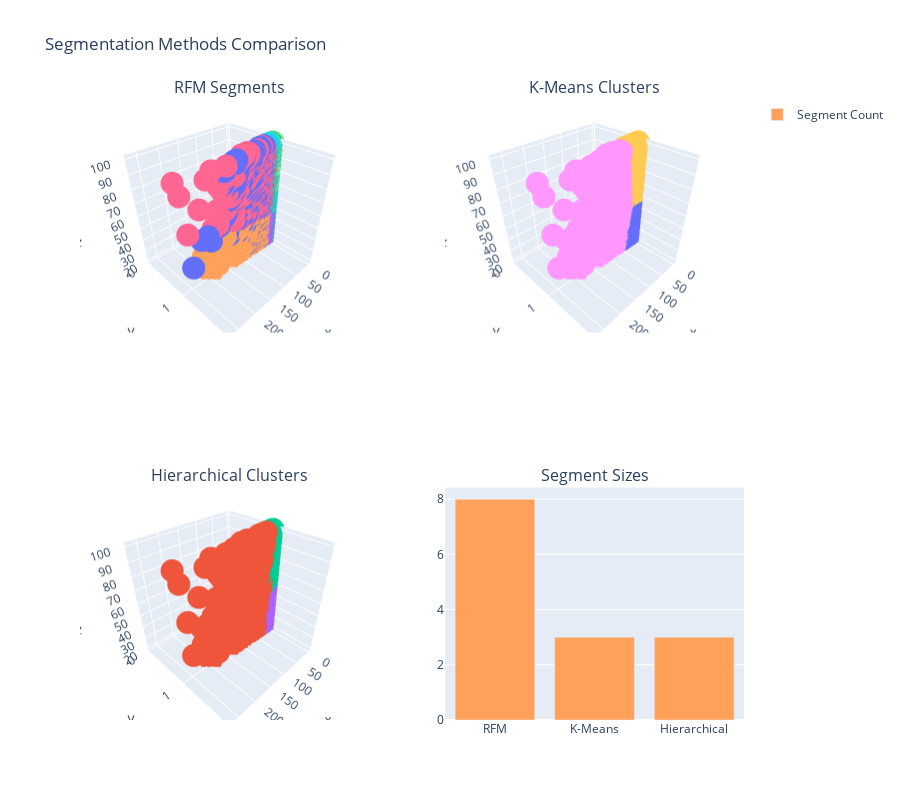

This figure's notebook cell:
### Code cell
# Visualize segmentation comparison
fig = make_subplots(
    rows=2, cols=2,
    subplot_titles=['RFM Segments', 'K-Means Clusters', 'Hierarchical Clusters', 'Segment Sizes'],
    specs=[[{'type': 'scatter3d'}, {'type': 'scatter3d'}],
           [{'type': 'scatter3d'}, {'type': 'bar'}]]
)

# RFM Segments 3D
for i, segment in enumerate(rfm_clustered['RFM_Segment'].unique()):
    segment_data = rfm_clustered[rfm_clustered['RFM_Segment'] == segment]
    fig.add_trace(
        go.Scatter3d(
            x=segment_data['Recency'],
            y=segment_data['Frequency'],
            z=segment_data['Monetary'],
            mode='markers',
            name=segment,
            showlegend=False
        ),
        row=1, col=1
    )

# K-Means Clusters 3D
for cluster in rfm_clustered['KMeans_Cluster'].unique():
    cluster_data = rfm_clustered[rfm_clustered['KMeans_Cluster'] == cluster]
    fig.add_trace(
        go.Scatter3d(
            x=cluster_data['Recency'],
            y=cluster_data['Frequency'],
            z=cluster_data['Monetary'],
            mode='markers',
            name=f'K-Means {cluster}',
            showlegend=False
        ),
        row=1, col=2
    )

# Hierarchical Clusters 3D
for cluster in rfm_clustered['Hierarchical_Cluster'].unique():
    cluster_data = rfm_clustered[rfm_clustered['Hierarchical_Cluster'] == cluster]
    fig.add_trace(
        go.Scatter3d(
            x=cluster_data['Recency'],
            y=cluster_data['Frequency'],
            z=cluster_data['Monetary'],
            mode='markers',
            name=f'Hierarchical {cluster}',
            showlegend=False
        ),
        row=2, col=1
    )

# Segment sizes comparison
methods = ['RFM', 'K-Means', 'Hierarchical']
segment_counts = [
    len(rfm_clustered['RFM_Segment'].unique()),
    len(rfm_clustered['KMeans_Cluster'].unique()),
    len(rfm_clustered['Hierarchical_Cluster'].unique())
]

fig.add_trace(
    go.Bar(x=methods, y=segment_counts, name='Segment Count'),
    row=2, col=2
)

fig.update_layout(height=800, title_text="Segmentation Methods Comparison")
fig.show()

### Figure 1 — Plotly figure (JSON) as saved in the notebook; plotly's stock layout.template omitted (floating-point values rounded to 4 significant figures; data arrays with more than 128 entries replaced by an {"elided": "..."} marker saying what was removed)
{"data": [{"mode": "markers", "name": "Lost Customers", "scene": "scene", "showlegend": false, "type": "scatter3d", "x": {"elided": "495 float values"}, "y": {"elided": "495 int values"}, "z": {"elided": "495 int values"}}, {"mode": "markers", "name": "Potential Loyalists", "scene": "scene", "showlegend": false, "type": "scatter3d", "x": {"elided": "189 float values"}, "y": {"elided": "189 int values"}, "z": {"elided": "189 int values"}}, {"mode": "markers", "name": "New Customers", "scene": "scene", "showlegend": false, "type": "scatter3d", "x": {"elided": "625 float values"}, "y": {"elided": "625 int values"}, "z": {"elided": "625 int values"}}, {"mode": "markers", "name": "Others", "scene": "scene", "showlegend": false, "type": "scatter3d", "x": {"elided": "672 float values"}, "y": {"elided": "672 int values"}, "z": {"elided": "672 int values"}}, {"mode": "markers", "name": "Cannot Lose Them", "scene": "scene", "showlegend": false, "type": "scatter3d", "x": {"elided": "507 float values"}, "y": {"elided": "507 int values"}, "z": {"elided": "507 int values"}}, {"mode": "markers", "name": "Loyal Customers", "scene": "scene", "showlegend": false, "type": "scatter3d", "x": {"elided": "598 float values"}, "y": {"elided": "598 int values"}, "z": {"elided": "598 int values"}}, {"mode": "markers", "name": "At Risk", "scene": "scene", "showlegend": false, "type": "scatter3d", "x": {"elided": "558 float values"}, "y": {"elided": "558 int values"}, "z": {"elided": "558 int values"}}, {"mode": "markers", "name": "Champions", "scene": "scene", "showlegend": false, "type": "scatter3d", "x": {"elided": "256 float values"}, "y": {"elided": "256 int values"}, "z": {"elided": "256 int values"}}, {"mode": "markers", "name": "K-Means 0", "scene": "scene2", "showlegend": false, "type": "scatter3d", "x": {"elided": "746 float values"}, "y": {"elided": "746 int values"}, "z": {"elided": "746 int values"}}, {"mode": "markers", "name": "K-Means 2", "scene": "scene2", "showlegend": false, "type": "scatter3d", "x": {"elided": "1567 float values"}, "y": {"elided": "1567 int values"}, "z": {"elided": "1567 int values"}}, {"mode": "markers", "name": "K-Means 1", "scene": "scene2", "showlegend": false, "type": "scatter3d", "x": {"elided": "1587 float values"}, "y": {"elided": "1587 int values"}, "z": {"elided": "1587 int values"}}, {"mode": "markers", "name": "Hierarchical 0", "scene": "scene3", "showlegend": false, "type": "scatter3d", "x": {"elided": "1394 float values"}, "y": {"elided": "1394 int values"}, "z": {"elided": "1394 int values"}}, {"mode": "markers", "name": "Hierarchical 2", "scene": "scene3", "showlegend": false, "type": "scatter3d", "x": {"elided": "1124 float values"}, "y": {"elided": "1124 int values"}, "z": {"elided": "1124 int values"}}, {"mode": "markers", "name": "Hierarchical 1", "scene": "scene3", "showlegend": false, "type": "scatter3d", "x": {"elided": "1382 float values"}, "y": {"elided": "1382 int values"}, "z": {"elided": "1382 int values"}}, {"name": "Segment Count", "type": "bar", "x": ["RFM", "K-Means", "Hierarchical"], "xaxis": "x", "y": [8, 3, 3], "yaxis": "y"}], "layout": {"annotations": [{"font": {"size": 16}, "showarrow": false, "text": "RFM Segments", "x": 0.225, "xanchor": "center", "xref": "paper", "y": 1, "yanchor": "bottom", "yref": "paper"}, {"font": {"size": 16}, "showarrow": false, "text": "K-Means Clusters", "x": 0.775, "xanchor": "center", "xref": "paper", "y": 1, "yanchor": "bottom", "yref": "paper"}, {"font": {"size": 16}, "showarrow": false, "text": "Hierarchical Clusters", "x": 0.225, "xanchor": "center", "xref": "paper", "y": 0.375, "yanchor": "bottom", "yref": "paper"}, {"font": {"size": 16}, "showarrow": false, "text": "Segment Sizes", "x": 0.775, "xanchor": "center", "xref": "paper", "y": 0.375, "yanchor": "bottom", "yref": "paper"}], "height": 800, "scene": {"domain": {"x": [0, 0.45], "y": [0.625, 1]}}, "scene2": {"domain": {"x": [0.55, 1], "y": [0.625, 1]}}, "scene3": {"domain": {"x": [0, 0.45], "y": [0, 0.375]}}, "title": {"text": "Segmentation Methods Comparison"}, "xaxis": {"anchor": "y", "domain": [0.55, 1]}, "yaxis": {"anchor": "x", "domain": [0, 0.375]}}}
